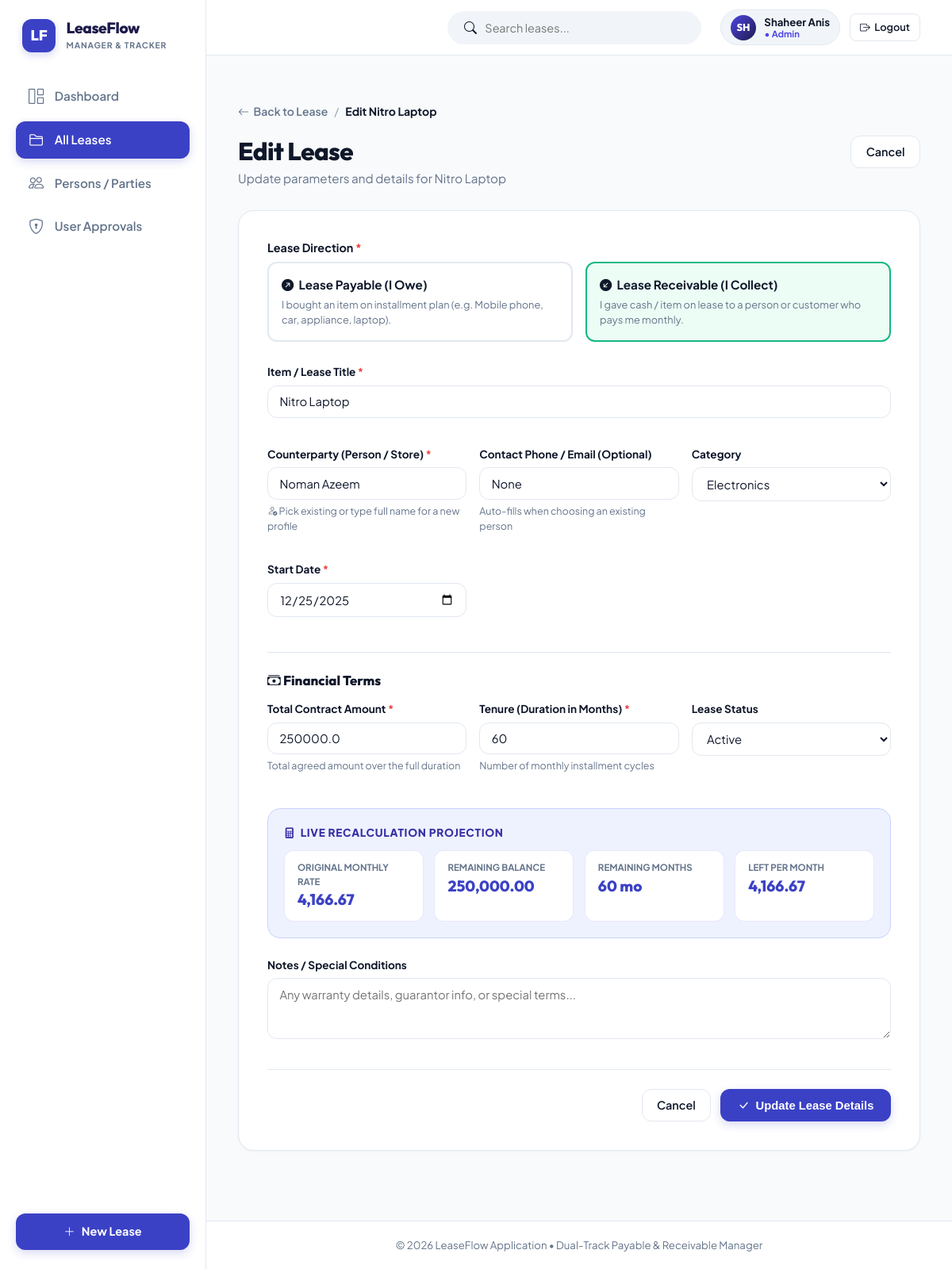
The page /leases/4/edit (signed in) on the database its author committed.
### app/models.py (models this page shows, shortened)
class User(db.Model):
    __tablename__ = 'users'
    id = db.Column(db.Integer, primary_key=True)
    username = db.Column(db.String(80), unique=True, nullable=False, index=True)
    full_name = db.Column(db.String(120), nullable=True)
    email = db.Column(db.String(120), nullable=True)
    password_hash = db.Column(db.String(256), nullable=False)
    role = db.Column(db.String(20), nullable=False, default='user') # 'admin' or 'user'
    status = db.Column(db.String(20), nullable=False, default='pending') # 'approved', 'pending', 'rejected'
    failed_logins = db.Column(db.Integer, default=0)
    locked_until = db.Column(db.DateTime, nullable=True)
    created_at = db.Column(db.DateTime, default=utc_now)
    approved_at = db.Column(db.DateTime, nullable=True)
    last_login = db.Column(db.DateTime, nullable=True)
    leases = db.relationship('Lease', backref='owner', lazy=True, cascade='all, delete-orphan')
    counterparties = db.relationship('Counterparty', backref='owner', lazy=True, cascade='all, delete-orphan')
    @property
    def is_admin(self):
        return self.role == 'admin'
    @property
    def is_approved(self):
        return self.status == 'approved'

class Lease(db.Model):
    __tablename__ = 'leases'
    id = db.Column(db.Integer, primary_key=True)
    user_id = db.Column(db.Integer, db.ForeignKey('users.id', ondelete='CASCADE'), nullable=True, index=True)
    title = db.Column(db.String(120), nullable=False)
    lease_type = db.Column(db.String(20), nullable=False, default='payable') # 'payable' (I owe / bought) or 'receivable' (I gave / receive)
    counterparty_id = db.Column(db.Integer, db.ForeignKey('counterparties.id', ondelete='SET NULL'), nullable=True)
    party_name = db.Column(db.String(120), nullable=False) # Vendor or Customer Name
    party_contact = db.Column(db.String(120), nullable=True) # Phone / Email
    total_amount = db.Column(db.Float, nullable=False)
    tenure_months = db.Column(db.Integer, nullable=False)
    start_date = db.Column(db.Date, nullable=False, default=date.today)
    category = db.Column(db.String(50), nullable=False, default='Electronics')
    status = db.Column(db.String(20), nullable=False, default='active') # 'active', 'completed', 'cancelled'
    notes = db.Column(db.Text, nullable=True)
    created_at = db.Column(db.DateTime, default=utc_now)
    updated_at = db.Column(db.DateTime, default=utc_now, onupdate=utc_now)
    payments = db.relationship('Payment', backref='lease', cascade='all, delete-orphan', lazy=True, order_by='Payment.payment_date.asc(), Payment.id.asc()')
    documents = db.relationship('Document', backref='lease', cascade='all, delete-orphan', lazy=True, order_by='Document.uploaded_at.desc()')

### app/routes.py (the view, shortened to what this page needs)
@main_bp.route('/leases/<int:id>/edit', methods=['GET', 'POST'])
@login_required
def lease_edit(id):
    lease = Lease.query.filter_by(id=id, user_id=g.current_user.id).first_or_404()
    counterparties = Counterparty.query.filter_by(user_id=g.current_user.id).order_by(Counterparty.name.asc()).all()
    return render_template('leases/form.html', lease=lease, today=date.today(), counterparties=counterparties)

### app/auth.py (called while the page is built)
def login_required(f):
    @functools.wraps(f)
    def decorated_function(*args, **kwargs):
        if not g.current_user:
            return redirect(url_for('main.login', next=request.url))
        if not g.current_user.is_approved:
            session.clear()
            flash('Your account is awaiting administrator approval before you can access LeaseFlow.', 'warning')
            return redirect(url_for('main.login'))
        return f(*args, **kwargs)
    return decorated_function

### app/templates/leases/form.html (shortened to what this page needs)
{% extends 'base.html' %}
{% block content %}
<div style="max-width: 860px; margin: 0 auto;">
  <div style="display: flex; align-items: center; gap: 0.5rem; margin-bottom: 1.25rem; font-size: 0.875rem;">
    <a href="{% if lease %}{{ url_for('main.lease_detail', id=lease.id) }}{% else %}{{ url_for('main.lease_list') }}{% endif %}" style="color: var(--text-muted); display: inline-flex; align-items: center; gap: 0.35rem; font-weight: 600;">
      <i class="bi bi-arrow-left"></i> {% if lease %}Back to Lease{% else %}All Leases{% endif %}
    </a>
    <span style="color: var(--text-light);">/</span>
    <span style="color: var(--text-main); font-weight: 700;">{% if lease %}Edit {{ lease.title }}{% else %}New Lease{% endif %}</span>
  </div>
  <div class="page-title-row">
    <div>
      <h1>{% if lease %}Edit Lease{% else %}Create New Lease{% endif %}</h1>
      <p>{% if lease %}Update parameters and details for {{ lease.title }}{% else %}Track a purchase on installments or an item given out on lease.{% endif %}</p>
    </div>
    <a href="{% if lease %}{{ url_for('main.lease_detail', id=lease.id) }}{% else %}{{ url_for('main.lease_list') }}{% endif %}" class="btn btn-secondary">
      Cancel
    </a>
  </div>
  <form method="POST" enctype="multipart/form-data" class="card" style="border-radius: var(--radius-xl);">
    <div class="card-body" style="padding: 2.25rem;">
      <div class="form-group" style="margin-bottom: 1.75rem;">
        <label class="form-label" style="font-size: 0.9rem;">Lease Direction <span class="required">*</span></label>
        <div class="radio-cards">
          <div class="radio-card payable">
            <label for="type_payable">
              <div class="radio-card-title text-danger" style="display: flex; align-items: center; gap: 0.4rem;">
                <i class="bi bi-arrow-up-right-circle-fill"></i> Lease Payable (I Owe)
              </div>
              <div class="radio-card-desc">
                I bought an item on installment plan (e.g. Mobile phone, car, appliance, laptop).
              </div>
            </label>
          </div>
          <div class="radio-card receivable">
            <label for="type_receivable">
              <div class="radio-card-title text-success" style="display: flex; align-items: center; gap: 0.4rem;">
                <i class="bi bi-arrow-down-left-circle-fill"></i> Lease Receivable (I Collect)
              </div>
              <div class="radio-card-desc">
                I gave cash / item on lease to a person or customer who pays me monthly.
              </div>
            </label>
          </div>
        </div>
      </div>
      <div class="form-grid">
        <div class="form-group" style="grid-column: 1 / -1;">
          <label class="form-label" for="title">Item / Lease Title <span class="required">*</span></label>
          <input type="text" id="title" name="title" class="form-control" placeholder="e.g. iPhone 16 Pro Max, Cash Loan, Honda Civic, MacBook Pro"
                 value="{{ lease.title if lease else '' }}" required>
        </div>
        <div class="form-group">
          <label class="form-label" for="party_name">Counterparty (Person / Store) <span class="required">*</span></label>
          <input type="text" id="party_name" name="party_name" list="counterparty_datalist" class="form-control"
                 placeholder="Select existing person or type new name..."
                 value="{{ preselected_party.name if preselected_party else (lease.party_name if lease else '') }}"
                 autocomplete="off" required>
          <div class="form-hint">
            <i class="bi bi-person-check text-primary"></i> Pick existing or type full name for a new profile
          </div>
        </div>
        <div class="form-group">
          <label class="form-label" for="party_contact">Contact Phone / Email (Optional)</label>
          <input type="text" id="party_contact" name="party_contact" class="form-control" placeholder="e.g. +92 300 1234567"
                 value="{{ preselected_party.phone if preselected_party and preselected_party.phone else (lease.party_contact if lease else '') }}">
          <div class="form-hint">Auto-fills when choosing an existing person</div>
        </div>
        <div class="form-group">
          <label class="form-label" for="category">Category</label>
          <select id="category" name="category" class="form-control">
            {% set cats = ['Electronics', 'Vehicles', 'Appliances', 'Cash / Personal', 'Real Estate', 'Machinery & Tools', 'Other'] %}
            {% for c in cats %}
              <option value="{{ c }}" {% if lease and lease.category == c %}selected{% elif not lease and c == 'Electronics' %}selected{% endif %}>{{ c }}</option>
            {% endfor %}
          </select>
        </div>
        <div class="form-group">
          <label class="form-label" for="start_date">Start Date <span class="required">*</span></label>
          <input type="date" id="start_date" name="start_date" class="form-control"
                 value="{{ lease.start_date.strftime('%Y-%m-%d') if lease else today.strftime('%Y-%m-%d') }}" required>
        </div>
      </div>
      <div style="margin: 1.5rem 0 1rem; border-top: 1px solid var(--border-color); padding-top: 1.5rem;">
        <h4 style="font-size: 1.05rem; font-weight: 800; margin-bottom: 1rem; color: var(--text-main);">
          <i class="bi bi-cash-stack text-primary"></i> Financial Terms
        </h4>
        <div class="form-grid">
          <div class="form-group">
            <label class="form-label" for="total_amount">Total Contract Amount <span class="required">*</span></label>
            <input type="number" step="any" min="1" id="total_amount" name="total_amount" class="form-control" placeholder="e.g. 280000"
                   value="{{ lease.total_amount if lease else '' }}" required>
            <div class="form-hint">Total agreed amount over the full duration</div>
          </div>
          <div class="form-group">
            <label class="form-label" for="tenure_months">Tenure (Duration in Months) <span class="required">*</span></label>
            <input type="number" min="1" max="360" id="tenure_months" name="tenure_months" class="form-control" placeholder="e.g. 12"
                   value="{{ lease.tenure_months if lease else '12' }}" required>
            <div class="form-hint">Number of monthly installment cycles</div>
          </div>
          {% if lease %}
            <div class="form-group">
              <label class="form-label" for="status">Lease Status</label>
              <select id="status" name="status" class="form-control">
                <option value="active" {% if lease.status == 'active' %}selected{% endif %}>Active</option>
              </select>
            </div>
          {% endif %}
        </div>
      </div>
      <div class="live-calc-box">
        <div class="live-calc-title">
          <i class="bi bi-calculator-fill"></i> Live Recalculation Projection
        </div>
        <div class="live-calc-grid">
          <div class="live-calc-item">
            <div class="live-calc-label">Original Monthly Rate</div>
            <div class="live-calc-val" id="calc_standard_monthly">0.00</div>
          </div>
          <div class="live-calc-item">
            <div class="live-calc-label">Remaining Balance</div>
            <div class="live-calc-val" id="calc_remaining_balance">0.00</div>
          </div>
          <div class="live-calc-item">
            <div class="live-calc-label">Remaining Months</div>
            <div class="live-calc-val" id="calc_remaining_months">0 mo</div>
          </div>
          <div class="live-calc-item">
            <div class="live-calc-label">Left Per Month</div>
            <div class="live-calc-val" id="calc_remaining_monthly" style="color: var(--primary-blue);">0.00</div>
          </div>
        </div>
      </div>
      <div class="form-group">
        <label class="form-label" for="notes">Notes / Special Conditions</label>
        <textarea id="notes" name="notes" rows="3" class="form-control" placeholder="Any warranty details, guarantor info, or special terms...">{{ lease.notes if lease else '' }}</textarea>
      </div>
      <div style="display: flex; justify-content: flex-end; gap: 0.75rem; margin-top: 2rem; border-top: 1px solid var(--border-color); padding-top: 1.5rem;">
        <a href="{% if lease %}{{ url_for('main.lease_detail', id=lease.id) }}{% else %}{{ url_for('main.lease_list') }}{% endif %}" class="btn btn-secondary">
          Cancel
        </a>
        <button type="submit" class="btn-primary-action">
          <i class="bi bi-check-lg"></i> {% if lease %}Update Lease Details{% else %}Save & Start Lease{% endif %}
        </button>
      </div>
    </div>
  </form>
</div>
{% endblock %}

### app/templates/base.html (shortened to what this page needs)
<!DOCTYPE html>
<html lang="en">
<head>
  <link rel="stylesheet" href="https://cdn.jsdelivr.net/npm/bootstrap-icons@1.11.3/font/bootstrap-icons.min.css">
  <link rel="stylesheet" href="{{ url_for('static', filename='css/style.css') }}">
</head>
<body>
  <div class="app-container">
    <aside class="app-sidebar">
      <a href="{{ url_for('main.dashboard') }}" class="sidebar-brand">
        <div class="brand-logo-box">LF</div>
        <div class="brand-info">
          <h2>LeaseFlow</h2>
          <span>MANAGER & TRACKER</span>
        </div>
      </a>
      <nav class="sidebar-nav">
        <a href="{{ url_for('main.dashboard') }}" class="nav-link-item {% if request.endpoint == 'main.dashboard' %}active{% endif %}">
          <i class="bi bi-grid-1x2"></i>
          <span>Dashboard</span>
        </a>
        <a href="{{ url_for('main.lease_list') }}" class="nav-link-item {% if request.endpoint in ['main.lease_list', 'main.lease_detail', 'main.lease_edit'] %}active{% endif %}">
          <i class="bi bi-folder2"></i>
          <span>All Leases</span>
        </a>
        <a href="{{ url_for('main.party_list') }}" class="nav-link-item {% if request.endpoint in ['main.party_list', 'main.party_detail'] %}active{% endif %}">
          <i class="bi bi-people"></i>
          <span>Persons / Parties</span>
        </a>
        {% if current_user and current_user.is_admin %}
          <a href="{{ url_for('main.admin_users') }}" class="nav-link-item {% if request.endpoint == 'main.admin_users' %}active{% endif %}" style="display: flex; align-items: center;">
            <i class="bi bi-shield-lock"></i>
            <span>User Approvals</span>
          </a>
        {% endif %}
      </nav>
      <div class="sidebar-bottom">
        <a href="{{ url_for('main.lease_create') }}" class="btn-sidebar-add">
          <i class="bi bi-plus-lg"></i>
          <span>New Lease</span>
        </a>
      </div>
    </aside>
    <div class="app-main">
      <header class="app-topbar">
        <form method="GET" action="{{ url_for('main.lease_list') }}" class="topbar-search">
          <i class="bi bi-search text-muted"></i>
          <input type="text" name="search" placeholder="Search leases...">
        </form>
        <div class="topbar-actions" style="display: flex; align-items: center; gap: 0.75rem;">
          {% if current_user %}
            <div style="display: flex; align-items: center; gap: 0.65rem; background: var(--bg-subtle); padding: 0.35rem 0.75rem; border-radius: var(--radius-full); border: 1px solid var(--border-color);">
              <div style="width: 32px; height: 32px; border-radius: 50%; background: {% if current_user.is_admin %}linear-gradient(135deg, #4f46e5 0%, #1e1b4b 100%){% else %}linear-gradient(135deg, #0284c7 0%, #0369a1 100%){% endif %}; color: #fff; display: flex; align-items: center; justify-content: center; font-weight: 800; font-size: 0.8rem; font-family: var(--font-heading);">
                {{ current_user.username[:2].upper() }}
              </div>
              <div style="line-height: 1.2;">
                <div style="font-size: 0.825rem; font-weight: 700; color: var(--text-main);">
                  {{ current_user.full_name or current_user.username }}
                </div>
                <div style="font-size: 0.7rem; color: {% if current_user.is_admin %}#4f46e5; font-weight: 700;{% else %}var(--text-light);{% endif %}">
                  {% if current_user.is_admin %}&bull; Admin{% else %}&bull; User{% endif %}
                </div>
              </div>
            </div>
            <a href="{{ url_for('main.logout') }}" class="btn btn-sm btn-secondary" style="display: inline-flex; align-items: center; gap: 0.35rem; padding: 0.45rem 0.75rem;" title="Sign out of LeaseFlow">
              <i class="bi bi-box-arrow-right"></i>
              <span>Logout</span>
            </a>
          {% endif %}
        </div>
      </header>
      <main class="main-content">
        {% block content %}{% endblock %}
      </main>
      <footer class="app-footer">
        &copy; 2026 LeaseFlow Application &bull; Dual-Track Payable & Receivable Manager
      </footer>
    </div>
  </div>
</body>
</html>

### rows shown on the page
User: username "SH", full_name "Shaheer Anis"
Lease: title "Nitro Laptop", party_name "Noman Azeem", party_contact "None", category "Electronics", start_date "12/25/2025", total_amount "250000.0", tenure_months "60", status "Active"
